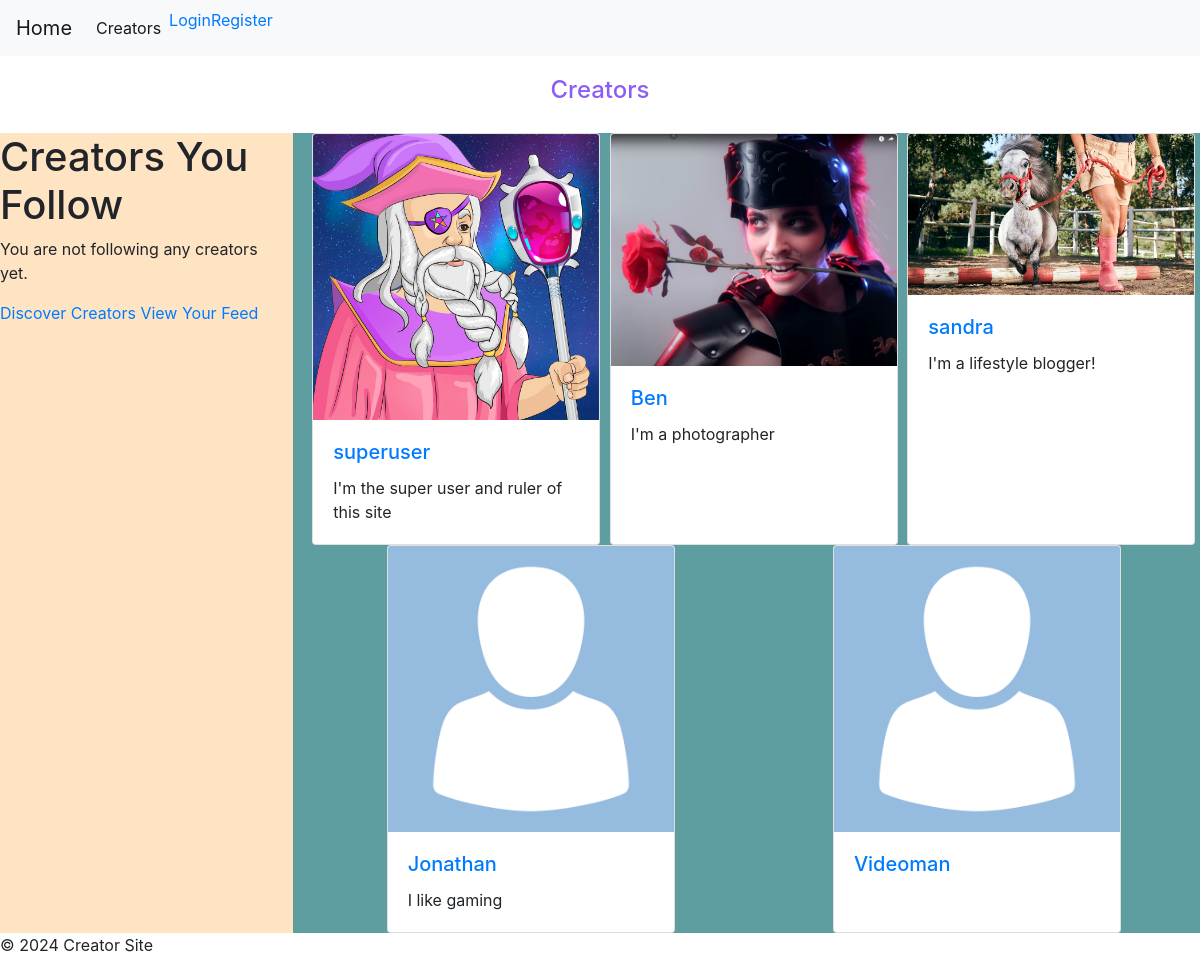
Screenshot of /creators/ with the database file from the repository.
### creators/models.py (models this page shows, shortened)
class Creator(models.Model):
    CREATOR_TYPES = [
        ('PHOTOGRAPHER', 'Photographer'),
        ('GAME_DEVELOPER', 'Game Developer'),
        ('CONTENT_CREATOR', 'Content Creator'),
        ('ARTIST', 'Artist'),
        ('VOICE_ACTOR', 'Voice Actor'),
        ('OTHER', 'Other'),
    ]
    STATUS_CHOICES = [
        ('PENDING', 'Pending'),
        ('APPROVED', 'Approved'),
        ('REJECTED', 'Rejected'),
    ]
    user = models.OneToOneField(User, on_delete=models.CASCADE)
    avatar = models.ImageField(upload_to='creator_avatars/', null=True, blank=True)
    about_me = models.TextField(blank=True)
    creator_type = models.CharField(max_length=20, choices=CREATOR_TYPES, default='OTHER')
    status = models.CharField(max_length=10, choices=STATUS_CHOICES, default='PENDING')
    request_message = models.TextField(blank=True)
    followers = models.ManyToManyField(User, related_name='following', blank=True)

### creators/views.py (the view)
# urls.py: path('creators/', views.CreatorListView.as_view(), name='creator_list'),
class CreatorListView(ListView):
    model = Creator
    template_name = 'creators/creator_list.html'
    context_object_name = 'creators'
    def get_queryset(self):
        queryset = super().get_queryset()
        search_query = self.request.GET.get('search')
        if search_query:
            queryset = queryset.filter(
                Q(user__username__icontains=search_query) |
                Q(about_me__icontains=search_query)
            )
        return queryset

### creators/templates/creators/creator_list.html (shortened to what this page needs)
{% extends 'base.html' %}
{% load static %}
{% block content %}
    <h1 class="title">Creators</h1>
        <div class="row">
            <div class="col-md-3 creators-you-follow d-none d-md-block">
                <h1>Creators You Follow</h1>
                {% if followed_creators %}
                <ul>
                  {% for creator in followed_creators %}
                  <li>
                    <a href="{% url 'creator_aboutme' creator.pk %}">{{ creator.user.username }}</a>
                  </li>
                  {% endfor %}
                </ul>
                {% else %}
                <p>You are not following any creators yet.</p>
                {% endif %}
                <a href="{% url 'creator_list' %}">Discover Creators</a>
                <a href="{% url 'personalized_feed' %}">View Your Feed</a>
              </div>
            <div class="col-md-9 all-creators">
            {% for creator in creators %}
                <div class="card" style="width: 18rem;">
                    <a href="{% url 'creator_aboutme' username=creator.user.username %}">
                        {% if creator.avatar %}
                            <img class="card-img-top" src="{{ creator.avatar.url }}" alt="{{ creator.user.username }}'s avatar" class="avatar">
                        {% else %}
                            <img class="card-img-top" src="{% static 'images/placeholderavatar.png' %}" alt="{{ creator.user.username }}'s avatar" class="avatar">
                        {% endif %}
                    </a>
                    <div class="card-body">
                        <a href="{% url 'creator_aboutme' username=creator.user.username %}">
                            <h5 class="card-title">{{ creator.user.username }}</h5>
                        </a>
                        <p class="card-text">{{ creator.about_me|truncatewords:20 }}</p>
                    </div>
                </div>
            {% endfor %}
            </div>
        </div>
{% endblock %}

### static/css/style.css (style rules this page uses)
body { margin: 0; padding: 0; font-family: 'Roboto', sans-serif; background-color: #f0f0f0; }
.title { text-align: center; margin-top: 20px; font-size: 2vw; color: #8B5CF6; }
.all-creators { background-color: cadetblue; display: flex; flex-wrap: wrap; justify-content: space-around; margin-top: 20px; }
.creators-you-follow { background-color: bisque; display: flex; flex-wrap: wrap; justify-content: space-around; margin-top: 20px; }

### rows the page displays
Creator: avatar (picture), user.username "superuser", about_me "I'm the super user and ruler of this site"
Creator: avatar (picture), user.username "Ben", about_me "I'm a photographer"
Creator: avatar (picture), user.username "sandra", about_me "I'm a lifestyle blogger!"
Creator: user.username "Jonathan", about_me "I like gaming"
Creator: user.username "Videoman"
